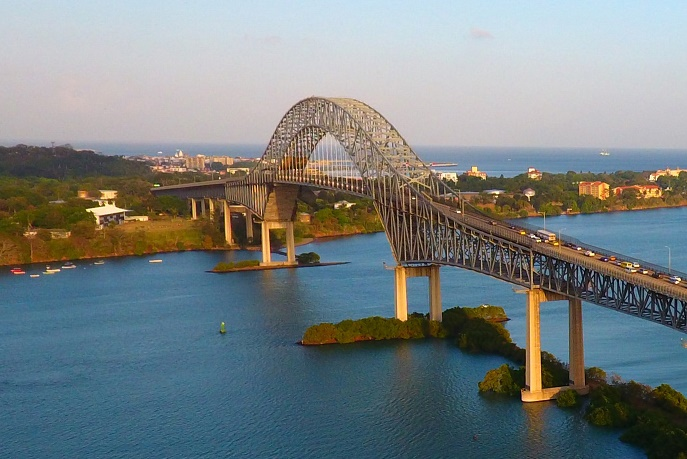
#> input picture ZOficialProyecto/puente-americas-1.jpg, 687 x 459 px
$ python main.py
#> lines starting #> are read from the running program, lines starting #| are printed output that depends on the picture; after the words box and inside, x2 and y2 are one past the last pixel; in counts of white or black regions, pixels touching at a corner belong together
import cv2
import numpy as np

imageprueba1 = cv2.imread("puente-americas-1.jpg")
#> imageprueba1 is the input picture: shape (459, 687, 3); mean B, G, R 130, 128.9, 120.6
imageprueba2 = cv2.imread("puente-americas-2.jpg")
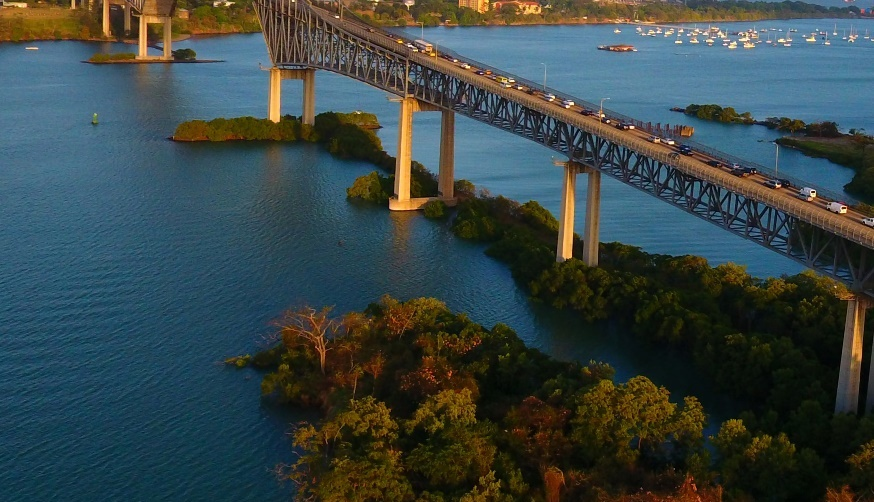
#> input picture ZOficialProyecto/puente-americas-2.jpg, 874 x 502 px
#> imageprueba2 is the input picture: shape (502, 874, 3); mean B, G, R 69.7, 69.4, 55.9

cv2.imshow("Primera Imagen", imageprueba1)
cv2.waitKey(0)
cv2.destroyAllWindows()

cv2.imshow("Segunda Imagen", imageprueba2)
cv2.waitKey(0)
cv2.destroyAllWindows()

graycolores1 = cv2.cvtColor(imageprueba1, cv2.COLOR_BGR2GRAY)
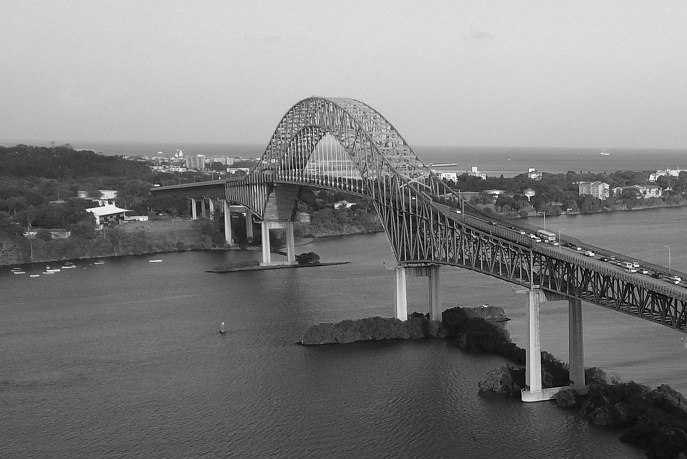
#> graycolores1: shape (459, 687); min 0, max 252, mean 126.6
graycolores2 = cv2.cvtColor(imageprueba2, cv2.COLOR_BGR2GRAY)
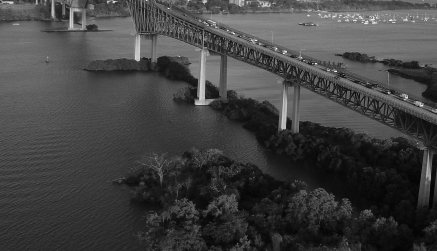
#> graycolores2: shape (502, 874) (shown at 1/2 size); min 0, max 252, mean 65.4

tamorb = cv2.ORB_create()

keypoints1, descriptors1 = tamorb.detectAndCompute(graycolores1, None)
#> keypoints1 = 500 keypoints; strongest (x, y, size): (592, 254, 31), (532, 236, 31), (590, 254, 31), (99, 203, 31)
keypoints2, descriptors2 = tamorb.detectAndCompute(graycolores2, None)
#> keypoints2 = 500 keypoints; strongest (x, y, size): (813, 192, 31), (778, 185, 31), (631, 127, 31), (815, 195, 31)

bf = cv2.BFMatcher(cv2.NORM_HAMMING, crossCheck=True)

distanciamatches = bf.match(descriptors1, descriptors2)
#> distanciamatches = 164 matches

distanciamatches = sorted(distanciamatches, key=lambda x: x.distance)

pts1 = np.float32([keypoints1[m.queryIdx].pt for m in distanciamatches]).reshape(-1, 1, 2)
#> pts1 = 164 rows, first 8: [522, 399], [403.2, 319.7], [415.1, 313.5], [403.2, 319.2], [542.4, 256.8], [541.2, 351.6], [545.8, 240.5], [541.4, 352.8]
pts2 = np.float32([keypoints2[m.trainIdx].pt for m in distanciamatches]).reshape(-1, 1, 2)
#> pts2 = 164 rows, first 8: [390, 208], [275, 121], [286.7, 116.5], [276, 121.2], [418.8, 67.2], [411.6, 162], [423.4, 50.4], [411.8, 162.7]

H, _ = cv2.findHomography(pts2, pts1, cv2.RANSAC, 5.0)
#> H = [[1.01, 0.0284, 120.6], [-0.0534, 0.98, 214.7], [1.74e-05, -5.96e-05, 1]]

h, w = graycolores1.shape

transformed_image = cv2.warpPerspective(imageprueba2, H, (w * 2, h))
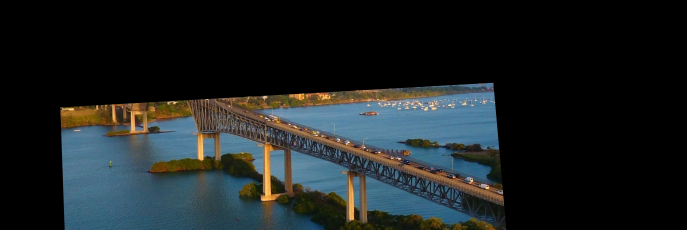
#> transformed_image: shape (459, 1374, 3) (shown at 1/2 size); mean B, G, R 35.1, 33.8, 28.2

panorama = np.zeros((h, w * 2, 3), dtype=np.uint8)
panorama[:, :w] = imageprueba1
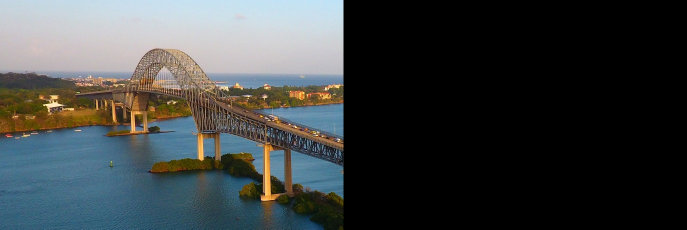
#> panorama: shape (459, 1374, 3) (shown at 1/2 size); mean B, G, R 65, 64.5, 60.3
panorama[:, w:] = transformed_image[:, w:]
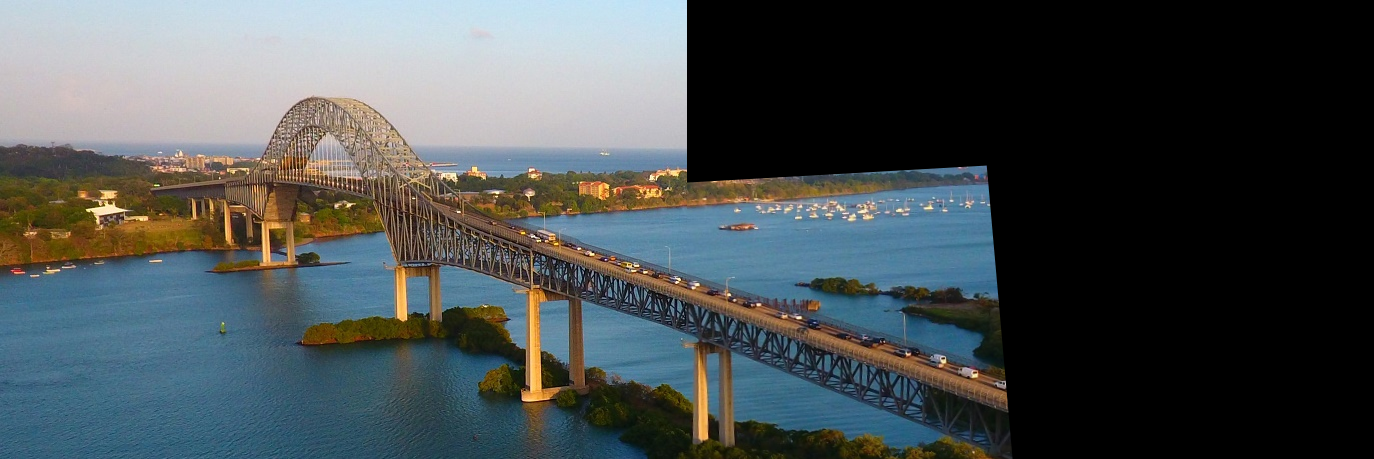
#> panorama: shape (459, 1374, 3); 14.19% of pixels changed, all inside (x1, y1, x2, y2) = (687, 165, 1013, 459)

overlap_width = 100
panorama = panorama[:, :-overlap_width]
#> panorama: shape (459, 1274, 3)

result = cv2.drawMatches(imageprueba1, keypoints1, imageprueba2, keypoints2, distanciamatches[:10], None, flags=2)
#> (the rest of the program and of its run is left out)
